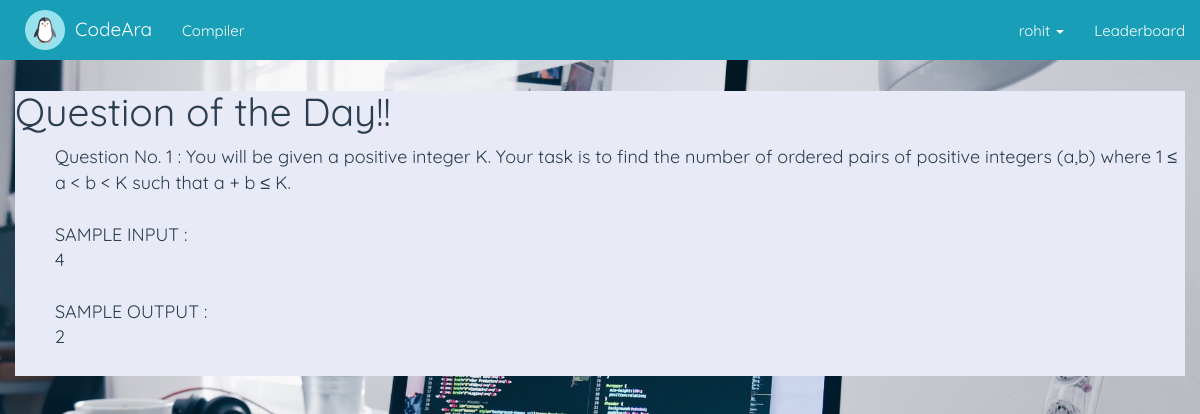
The app's page / (signed in) with its own data.
### compiler/models.py (models this page shows, shortened)
class Question(models.Model):
    qno = models.IntegerField(default=0)
    text = models.CharField(max_length=45000)
    testcaseno = models.IntegerField(default=0)
    samplein = models.CharField(max_length=45000,default='')
    sampleout = models.CharField(max_length=45000,default='')
    tc1 = models.CharField(max_length=1000)
    tc2 = models.CharField(max_length=1000)
    tc3 = models.CharField(max_length=1000)
    tc1_sol = models.CharField(max_length=1000)
    tc2_sol = models.CharField(max_length=1000)
    tc3_sol = models.CharField(max_length=1000)

### user/views.py (the view)
# urls.py: path('', views.home, name = 'home'),
def home(request):
    ques = Question.objects.order_by('?').first()
    question = {"q_num":ques}
    return render(request,"home.html", question)

### user/templates/home.html
{% extends 'base.html' %}
{% block content %}
<head>
    {% load static %}
  <link href="{% static 'compiler/css/theme.css' %}" rel="stylesheet" type="text/css"/>
</head>
 <div class="w3-container w3-teal" id="q_id">
  <h1> Question of the Day!!</h1>
    <ol>
      Question No. {{q_num.qno}} :
      {{q_num.text}}<br><br>
      SAMPLE INPUT : <br>
      {{q_num.samplein}}<br><br>
      SAMPLE OUTPUT : <br>
      {{q_num.sampleout}} <br><br>
    </ol>
</div>
{% endblock content %}

### compiler/templates/base.html (shortened to what this page needs)
<!DOCTYPE HTML>
<html>
<head>
    {% load static %}
    <link href="{% static 'compiler/css/bootstrap.min.css' %}" rel="stylesheet" type="text/css"/>
    <link href="{% static 'compiler/css/theme.css' %}" rel="stylesheet" type="text/css"/>
</head>
<body>
   <nav  class="navbar navbar-inverse navbar-fixed-top" style="background: #199EB8">
      <div class="container">
        <div class="navbar-header">
          <a style="padding:0" class="navbar-brand" href="/">
              <img style="padding:10px;" src="{% static 'compiler/image/peng.png' %}" height="100%"/>
          </a>
          <a class="navbar-brand" href="/">CodeAra</a>
        </div>
        <div id="navbar" class="collapse navbar-collapse">
          <ul class="nav navbar-nav">
            <li><a href="{% url 'compiler:compiler' %}">Compiler</a></li>
          </ul>
          <ul class="nav navbar-nav navbar-right">
            {% if user.is_authenticated %}
                <li class="dropdown">
                    <a href="#" class="dropdown-toggle" data-toggle="dropdown" role="button" aria-haspopup="true" aria-expanded="false">{{ user.username}} <span class="caret"></span></a>
                </li>
             {% else %}
              <li><a href="{% url 'account_login' %}">Login</a></li>
            {% endif %}
            <ul class="nav navbar-nav navbar-right">
            <li><a href="{% url 'user:leaderboard' %}">Leaderboard</a></li>
          </ul>
        </div>
      </div>
    </nav>
<div class="container-fluid">
        {% block content %}
        {% endblock %}
</div>
</body>
</html>

### compiler/static/compiler/css/theme.css (style rules this page uses)
body { font-family: 'Quicksand', sans-serif !important; padding-top: 70px; padding-bottom: 30px; background-image: url("../image/bck.jpg"); background-attachment:fixed; background-repeat: no-repeat; background-size: cover; }
body * { font-family: 'Quicksand', sans-serif; }
#q_id { text-decoration-color:#00c853; background-color: #E8EAF6; font-size: 18px !important; }
* { -webkit-transition-duration: 0.2s; -moz-transition-duration: 0.2s; -ms-transition-duration: 0.2s; -o-transition-duration: 0.2s; transition-duration: 0.2s; }

### records on screen
Question: qno "1", text "You will be given a positive integer K. Your task is to find the number of ordered pairs of positive integers (a,b) where 1 ≤ a < b < K such that a + b ≤ K.", samplein "4", sampleout "2"

### other values on screen
{{ user.username }} "rohit"
